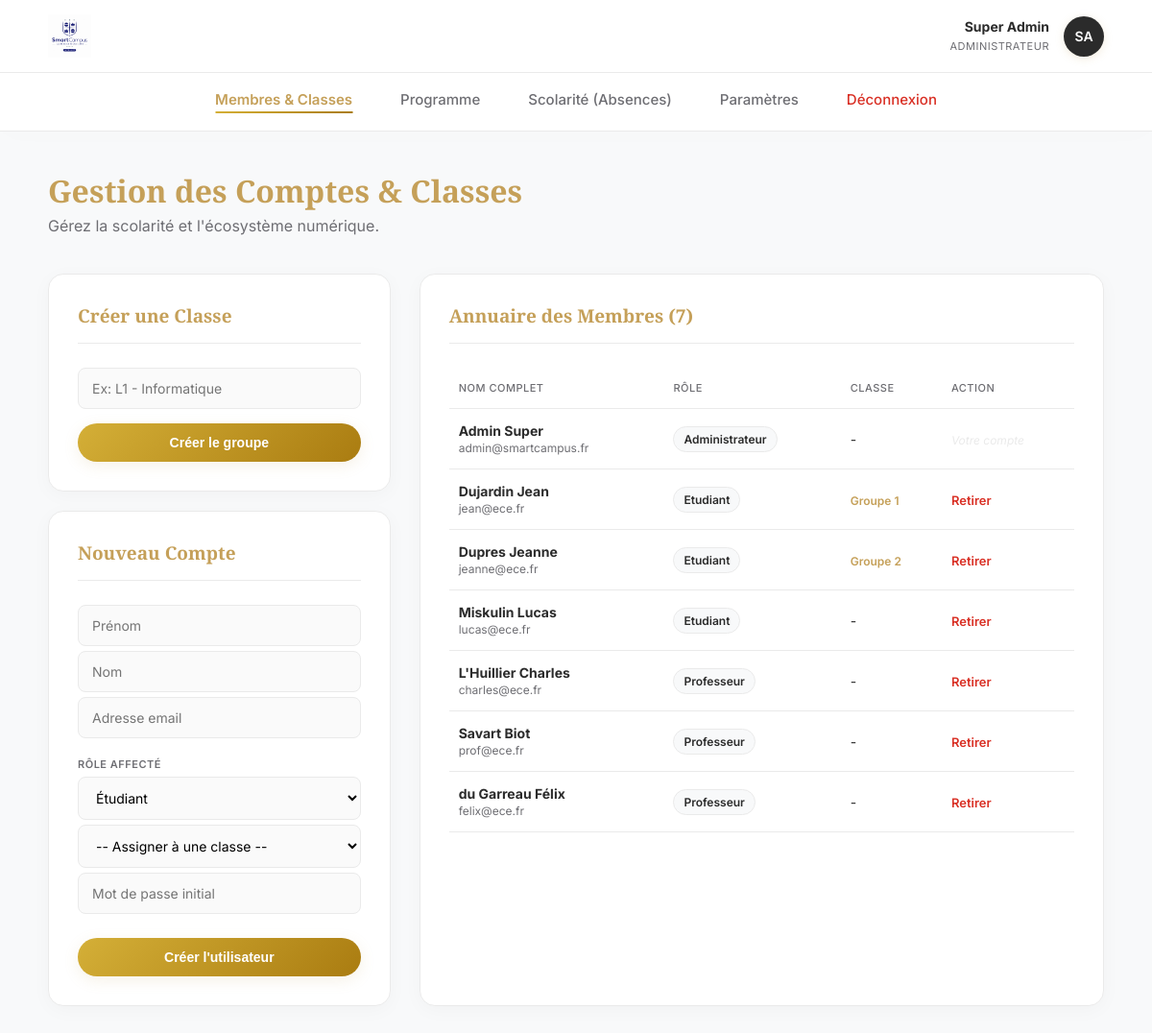
The app's page /dashboard_administrateur.php (signed in) with its own data.
### tables this page shows
CREATE TABLE utilisateurs (
        id INTEGER PRIMARY KEY AUTOINCREMENT,
        prenom TEXT NOT NULL,
        nom TEXT NOT NULL,
        email TEXT UNIQUE NOT NULL,
        role TEXT CHECK(role IN ('etudiant', 'professeur', 'administrateur')) NOT NULL,
        mot_de_passe_hash TEXT NOT NULL,
        statut_compte TEXT DEFAULT 'actif',
        groupe_id INTEGER,
        FOREIGN KEY(groupe_id) REFERENCES groupes(id) ON DELETE SET NULL
    );

CREATE TABLE groupes (
        id INTEGER PRIMARY KEY AUTOINCREMENT,
        nom TEXT NOT NULL UNIQUE
    );

### dashboard_administrateur.php (the view, shortened to what this page needs)
<?php
require_once 'db.php';
$stmt_admin = $db->prepare("SELECT prenom, nom FROM utilisateurs WHERE id = ?");
$stmt_admin->execute([$_SESSION['utilisateur_id']]);
$admin = $stmt_admin->fetch(PDO::FETCH_ASSOC);
$initiales = strtoupper(substr($admin['prenom'], 0, 1) . substr($admin['nom'], 0, 1));
$utilisateurs = $db->query("
    SELECT u.id, u.prenom, u.nom, u.email, u.role, g.nom as nom_groupe
    FROM utilisateurs u
    LEFT JOIN groupes g ON u.groupe_id = g.id
    ORDER BY u.role, u.nom
")->fetchAll(PDO::FETCH_ASSOC);
?>
<!DOCTYPE html>
<html lang="fr">
<head>
    <link rel="stylesheet" href="style.css">
</head>
<body>
    <header class="top-bar">
        <img src="images/logo.jpg" alt="Logo HEJ" onerror="this.src='https://via.placeholder.com/120x45?text=SmartCampus'">
        <div class="user-widget">
            <div class="user-widget-info" style="text-align: right;">
                <strong><?= htmlspecialchars($admin['prenom'] . ' ' . $admin['nom']) ?></strong>
                <span>Administrateur</span>
            </div>
            <div class="avatar-small" style="background:#2b2b2b;"><?= $initiales ?></div>
        </div>
    </header>
<nav class="top-nav">
        <a href="dashboard_administrateur.php" <?= basename($_SERVER['PHP_SELF']) == 'dashboard_administrateur.php' ? 'class="active"' : '' ?>>Membres & Classes</a>
        <a href="gestion_cours.php" <?= basename($_SERVER['PHP_SELF']) == 'gestion_cours.php' ? 'class="active"' : '' ?>>Programme</a>
        <a href="gestion_absences.php" <?= basename($_SERVER['PHP_SELF']) == 'gestion_absences.php' ? 'class="active"' : '' ?>>Scolarité (Absences)</a>
        <a href="parametres.php">Paramètres</a>
        <a href="deconnexion.php" style="color:var(--danger);">Déconnexion</a>
    </nav>
    <div class="container">
        <div style="margin-bottom: 40px;">
            <h1 style="margin:0; color:var(--primary);">Gestion des Comptes & Classes</h1>
            <p style="margin:5px 0 0 0; color:var(--text-muted);">Gérez la scolarité et l'écosystème numérique.</p>
        </div>
        <div class="dashboard-grid" style="grid-template-columns: 1fr 2fr;">
            <div>
                <div class="card" style="margin-bottom: 20px;">
                    <div class="card-header"><h2>Créer une Classe</h2></div>
                    <form method="POST">
                        <input type="text" name="nom_groupe" required placeholder="Ex: L1 - Informatique">
                        <button type="submit" class="btn-action" style="width: 100%; margin-top: 10px;">Créer le groupe</button>
                    </form>
                </div>
                <div class="card">
                    <div class="card-header"><h2>Nouveau Compte</h2></div>
                    <form action="traitement_inscription.php" method="POST">
                        <input type="text" name="prenom" required placeholder="Prénom">
                        <input type="text" name="nom" required placeholder="Nom">
                        <input type="email" name="email" required placeholder="Adresse email">
                        <label>Rôle affecté</label>
                        <select name="role" id="selectRole" required onchange="toggleGroupeSelect()">
                            <option value="etudiant">Étudiant</option>
                        </select>
                        <select name="groupe_id" id="selectGroupe">
                            <option value="">-- Assigner à une classe --</option>
                        </select>
                        <input type="password" name="mot_de_passe" required placeholder="Mot de passe initial">
                        <button type="submit" class="btn-action" style="width: 100%; margin-top: 20px;">Créer l'utilisateur</button>
                    </form>
                </div>
            </div>
            <div class="card">
                <div class="card-header"><h2>Annuaire des Membres (<?= count($utilisateurs) ?>)</h2></div>
                <table>
                    <tr><th>Nom complet</th><th>Rôle</th><th>Classe</th><th>Action</th></tr>
                    <?php foreach ($utilisateurs as $u): ?>
                        <tr>
                            <td>
                                <strong><?= htmlspecialchars($u['nom'] . ' ' . $u['prenom']) ?></strong><br>
                                <span style="font-size:12px; color:var(--text-muted);"><?= htmlspecialchars($u['email']) ?></span>
                            </td>
                            <td><span class="badge badge-neutral" style="text-transform: capitalize;"><?= htmlspecialchars($u['role']) ?></span></td>
                            <td><?= $u['nom_groupe'] ? '<span style="color:var(--primary); font-weight:600; font-size:12px;">'.htmlspecialchars($u['nom_groupe']).'</span>' : '-' ?></td>
                            <td>
                                <?php if ($u['id'] !== $_SESSION['utilisateur_id']): ?>
                                    <a href="supprimer_utilisateur.php?id=<?= $u['id'] ?>" style="color: var(--danger); font-weight: 600; text-decoration: none; font-size:13px;" onclick="return confirm('Confirmer la suppression définitive ?');">Retirer</a>
                                <?php else: ?>
                                    <span style="color: var(--border); font-size:12px; font-style:italic;">Votre compte</span>
                                <?php endif; ?>
                            </td>
                        </tr>
                    <?php endforeach; ?>
                </table>
            </div>
        </div>
    </div>
</body>
</html>

### style.css (style rules this page uses)
:root { --primary: #C5A059; --primary-grad: linear-gradient(135deg, #D4AF37 0%, #AA7C11 100%); --primary-light: #fdfaf5; --bg-body: #f8f9fa; --text-main: #2b2b2b; --text-muted: #6e6e73; --border: #eaeaea; --danger: #d93025; --danger-light: #fce8e6; --success: #137333; --success-light: #e6f4ea; --shadow-soft: 0 4px 20px rgba(0, 0, 0, 0.03); --shadow-hover: 0 10px 25px rgba(0, 0, 0, 0.08); }
body { font-family: 'Inter', sans-serif; background-color: var(--bg-body); margin: 0; color: var(--text-main); -webkit-font-smoothing: antialiased; }
h1, h2, h3 { font-family: 'Playfair Display', serif; font-weight: 600; }
.top-bar { display: flex; justify-content: space-between; align-items: center; padding: 15px 50px; background: rgba(255, 255, 255, 0.95); backdrop-filter: blur(10px); border-bottom: 1px solid var(--border); }
.top-bar img { height: 45px; }
.user-widget { display: flex; align-items: center; gap: 15px; }
.avatar-small { width: 42px; height: 42px; border-radius: 50%; background: var(--primary-grad); color: white; display: flex; justify-content: center; align-items: center; font-weight: 600; font-size: 14px; box-shadow: 0 2px 10px rgba(197, 160, 89, 0.2); }
.user-widget-info strong { display: block; font-size: 14px; }
.user-widget-info span { color: var(--text-muted); font-size: 11px; letter-spacing: 0.5px; text-transform: uppercase; }
.top-nav { display: flex; justify-content: center; gap: 50px; padding: 18px 0; background: white; border-bottom: 1px solid var(--border); margin-bottom: 40px; box-shadow: 0 4px 30px rgba(0,0,0,0.01); }
.top-nav a { text-decoration: none; color: var(--text-muted); font-weight: 500; font-size: 15px; transition: all 0.3s ease; position: relative; padding-bottom: 5px; }
.top-nav a::after { content: ''; position: absolute; width: 0; height: 2px; bottom: 0; left: 50%; background: var(--primary-grad); transition: all 0.3s ease; transform: translateX(-50%); }
.top-nav a.active { color: var(--primary); font-weight: 600; }
.top-nav a.active::after { width: 100%; }
.container { max-width: 1100px; margin: 0 auto; padding: 0 20px 60px; animation: fadeUp 0.5s ease-out forwards; }
.dashboard-grid { display: grid; grid-template-columns: 2fr 1fr; gap: 30px; }
.card { background: white; border-radius: 16px; padding: 30px; border: 1px solid var(--border); box-shadow: var(--shadow-soft); transition: transform 0.3s ease, box-shadow 0.3s ease; }
.card-header { border-bottom: 1px solid var(--border); padding-bottom: 15px; margin-bottom: 25px; }
.card-header h2 { margin: 0; font-size: 19px; color: var(--primary); }
.btn-action { background: var(--primary-grad); color: white; padding: 12px 24px; border-radius: 30px; text-decoration: none; font-weight: 600; font-size: 14px; border: none; cursor: pointer; transition: all 0.3s; box-shadow: 0 4px 15px rgba(197, 160, 89, 0.15); display: inline-block; text-align: center; box-sizing: border-box; }
table { width: 100%; border-collapse: collapse; }
th, td { padding: 14px 10px; text-align: left; border-bottom: 1px solid var(--border); font-size: 14px; }
th { color: var(--text-muted); font-weight: 500; text-transform: uppercase; font-size: 11px; letter-spacing: 0.5px; }
.badge { padding: 5px 10px; border-radius: 20px; font-size: 12px; font-weight: 600; display: inline-block; }
.badge-neutral { background: var(--bg-body); color: var(--text-main); border: 1px solid var(--border); }
label { font-size: 11px; font-weight: 600; text-transform: uppercase; color: var(--text-muted); margin-bottom: 6px; display: block; margin-top: 15px; letter-spacing: 0.5px; }
input, select, textarea { width: 100%; padding: 12px 14px; margin-bottom: 5px; border: 1px solid var(--border); border-radius: 8px; box-sizing: border-box; font-family: 'Inter', sans-serif; font-size: 14px; transition: all 0.3s; background-color: #fafafa; }

### records on screen
utilisateurs: prenom+nom "Super Admin", initiales "SA", nom+prenom "Admin Super", email "admin@smartcampus.fr", role "Administrateur", shows "Votre compte"
utilisateurs: nom+prenom "Dujardin Jean", email "jean@ece.fr", role "Etudiant", groupe.nom "Groupe 1"
utilisateurs: nom+prenom "Dupres Jeanne", email "jeanne@ece.fr", role "Etudiant", groupe.nom "Groupe 2"
utilisateurs: nom+prenom "Miskulin Lucas", email "lucas@ece.fr", role "Etudiant"
utilisateurs: nom+prenom "L'Huillier Charles", email "charles@ece.fr", role "Professeur"
utilisateurs: nom+prenom "Savart Biot", email "prof@ece.fr", role "Professeur"
utilisateurs: nom+prenom "du Garreau Félix", email "felix@ece.fr", role "Professeur"

### other values on screen
count($utilisateurs) "7"
